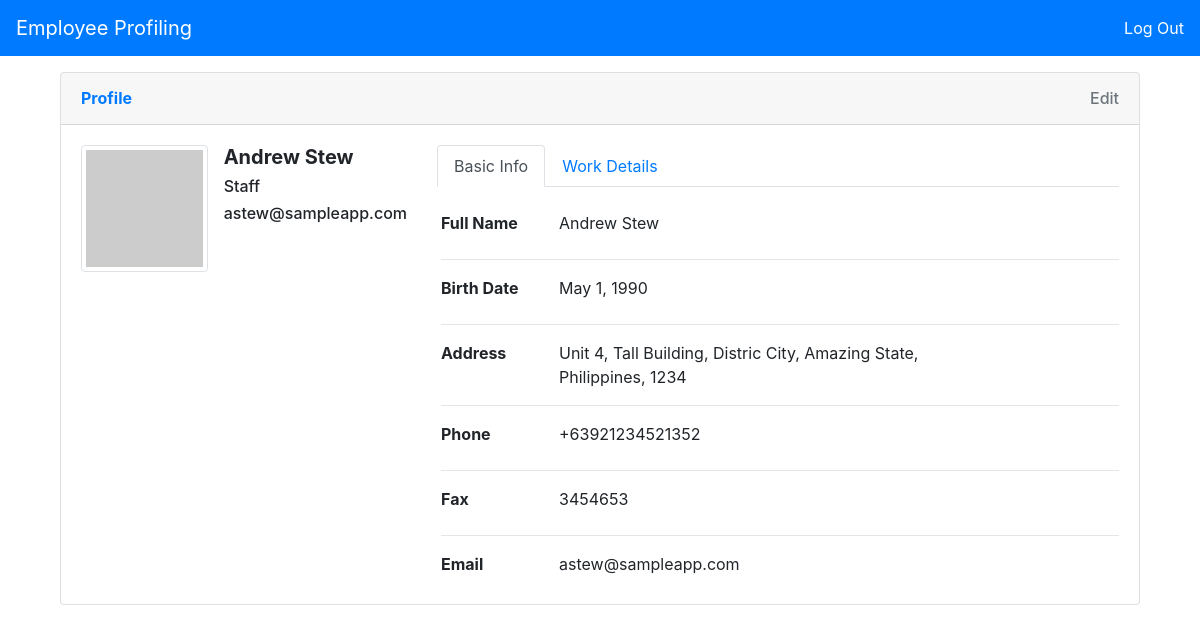
Screenshot of /profile.php?3 (signed in) with the database file from the repository.
### tables this page shows
CREATE TABLE `employee` (
  `e_id` int(11) NOT NULL,
  `e_firstname` varchar(50) NOT NULL,
  `e_lastname` varchar(50) NOT NULL,
  `e_title` varchar(50) NOT NULL,
  `e_reportsTo` varchar(50) NOT NULL,
  `e_birthdate` date NOT NULL,
  `e_hiredate` date NOT NULL,
  `e_address` varchar(300) NOT NULL,
  `e_city` varchar(50) NOT NULL,
  `e_state` varchar(50) NOT NULL,
  `e_country` varchar(50) NOT NULL,
  `e_postal` int(10) NOT NULL,
  `e_phone` varchar(30) NOT NULL,
  `e_fax` varchar(20) NOT NULL,
  `e_email` varchar(100) NOT NULL
);

### lib/includes/autoload.inc.php (called while the page is built, shortened)
<?php
function autoLoader($classname){
	$dir = "lib/class/";
	$ext = ".class.php";
	$path = $dir . $classname . $ext;
}
?>

### lib/class/dbconn.class.php (called while the page is built, shortened)
<?php
class dbconn {
	private $host = "127.0.0.1";
	private $user = "root";
	private $pass = "";
	private $db = "employee_profiling";
	protected function conn() {
		try {
			$det = "mysql:host=". $this->host .";dbname=". $this->db;
			$this->pdo = new PDO($det, $this->user, $this->pass);
			$this->pdo->setAttribute( PDO::ATTR_DEFAULT_FETCH_MODE, PDO::FETCH_ASSOC);
			return $this->pdo;
		} catch (PDOException $e) {
			echo "Error: ". $e->getMessage();
		}
	}
}
?>

### lib/class/employee.class.php (called while the page is built, shortened)
<?php
class employee extends dbconn {
	protected function getDetails($id) {
		$emp = $this->conn()->prepare("SELECT * FROM employee WHERE e_id = ?");
		$emp->execute([$id]);
		$result = $emp->fetch();
		return $result;
	}
}
?>

### lib/class/employeeView.class.php (called while the page is built, shortened)
<?php
class employeeView extends employee {
	public function viewEmployee($id) {
		return $this->getDetails($id);
	}
}
?>

### profile.php (the view, shortened to what this page needs)
<?php
include 'lib/includes/autoload.inc.php';
$profile_id = (!empty($_SERVER['QUERY_STRING'])) ? $_SERVER['QUERY_STRING'] : $_SESSION['id'];
?>
<!DOCTYPE html>
<html>
<head>
	<link rel="stylesheet" href="https://maxcdn.bootstrapcdn.com/bootstrap/4.0.0/css/bootstrap.min.css">
</head>
<body>
	<nav class="navbar navbar-expand-lg navbar-dark bg-primary mb-3">
	  <a class="navbar-brand" href="index.php">Employee Profiling</a>
	  <a class="text-white" href="logout.php">Log Out</a>
	</nav>
	<?php
	$employee = new employeeView;
	$employeeDetails = $employee->viewEmployee($profile_id);
	?>
	<div class="container">
		<div class="row">
			<div class="col-12 mx-auto">
				<div class="col-md-12">
					<?php
					if (!empty($employeeDetails)) {
					?>
					<div class="card">
						<div class="card-header py-3 d-flex flex-row align-items-center justify-content-between">
							<h6 class="m-0 font-weight-bold text-primary">Profile</h6>
							<?php
							if ($_SESSION['type'] == 'admin') {
								?>
							<h6 class="m-0 text-secondary"><a href="employee_edit.php?<?=$employeeDetails['e_id']?>" class="text-secondary">Edit</a></h6>
							<?php } ?>
						</div>
						<div class="card-body">
	                        <div class="row">
	                            <div class="d-flex justify-content-start col-4">
	                                <div class="image-container">
	                                    <img src="http://placehold.it/150x150" id="imgProfile" class="img-thumbnail" />
	                                </div>
	                                <div class="userData ml-3">
	                                    <h5 class="d-block font-weight-bold">
	                                    	<?=$employeeDetails['e_firstname']." ".$employeeDetails['e_lastname']?>
	                                    </h5>
	                                    <h6 class="d-block"><?=$employeeDetails['e_title']?></h6>
	                                    <h6 class="d-block"><?=$employeeDetails['e_email']?></h6>
	                                </div>
	                            </div>
	                            <div class="col-8">
	                                <ul class="nav nav-tabs mb-4" id="myTab" role="tablist">
	                                    <li class="nav-item">
	                                        <a class="nav-link active" id="basicInfo-tab" data-toggle="tab" href="#basicInfo" role="tab" aria-controls="basicInfo" aria-selected="true">Basic Info</a>
	                                    </li>
	                                    <li class="nav-item">
	                                        <a class="nav-link" id="workDetails-tab" data-toggle="tab" href="#workDetails" role="tab" aria-controls="workDetails" aria-selected="false">Work Details</a>
	                                    </li>
	                                </ul>
	                                <div class="tab-content ml-1" id="myTabContent">
	                                    <div class="tab-pane fade show active" id="basicInfo" role="tabpanel" aria-labelledby="basicInfo-tab">
	                                        <div class="row">
	                                            <div class="col-sm-3 col-md-2 col-5">
	                                                <label class="font-weight-bold">Full Name</label>
	                                            </div>
	                                            <div class="col-md-8 col-6">
	                                    			<?=$employeeDetails['e_firstname']." ".$employeeDetails['e_lastname']?>
	                                            </div>
	                                        </div>
	                                        <hr />
	                                        <div class="row">
	                                            <div class="col-sm-3 col-md-2 col-5">
	                                                <label class="font-weight-bold">Birth Date</label>
	                                            </div>
	                                            <div class="col-md-8 col-6">
	                                                <?=date("F j, Y", strtotime($employeeDetails['e_birthdate']))?>
	                                            </div>
	                                        </div>
	                                        <hr />
	                                        <div class="row">
	                                            <div class="col-sm-3 col-md-2 col-5">
	                                                <label class="font-weight-bold">Address</label>
	                                            </div>
	                                            <div class="col-md-8 col-6">
	                                                <?=$employeeDetails['e_address'].", ".$employeeDetails['e_city'].", ".$employeeDetails['e_state'].", ".$employeeDetails['e_country'].", ".$employeeDetails['e_postal']?>
	                                            </div>
	                                        </div>
	                                        <hr />
	                                        <div class="row">
	                                            <div class="col-sm-3 col-md-2 col-5">
	                                                <label class="font-weight-bold">Phone</label>
	                                            </div>
	                                            <div class="col-md-8 col-6">
	                                                <?=$employeeDetails['e_phone']?>
	                                            </div>
	                                        </div>
	                                        <hr />
	                                        <div class="row">
	                                            <div class="col-sm-3 col-md-2 col-5">
	                                                <label class="font-weight-bold">Fax</label>
	                                            </div>
	                                            <div class="col-md-8 col-6">
	                                                <?=$employeeDetails['e_fax']?>
	                                            </div>
	                                        </div>
	                                        <hr />
	                                        <div class="row">
	                                            <div class="col-sm-3 col-md-2 col-5">
	                                                <label class="font-weight-bold">Email</label>
	                                            </div>
	                                            <div class="col-md-8 col-6">
	                                                <?=$employeeDetails['e_email']?>
	                                            </div>
	                                        </div>
	                                    </div>
	                                </div>
	                            </div>
	                        </div>
						</div>
					</div>
					<?php
					}
					?>
				</div>
			</div>
		</div>
	</div>
</body>
</html>

### rows the page displays
employee: e_firstname "Andrew", e_lastname "Stew", e_title "Staff", e_email "astew@sampleapp.com", e_birthdate "May 1, 1990", e_address "Unit 4, Tall Building", e_city "Distric City", e_state "Amazing State", e_country "Philippines", e_postal "1234", e_phone "+63921234521352", e_fax "3454653"
